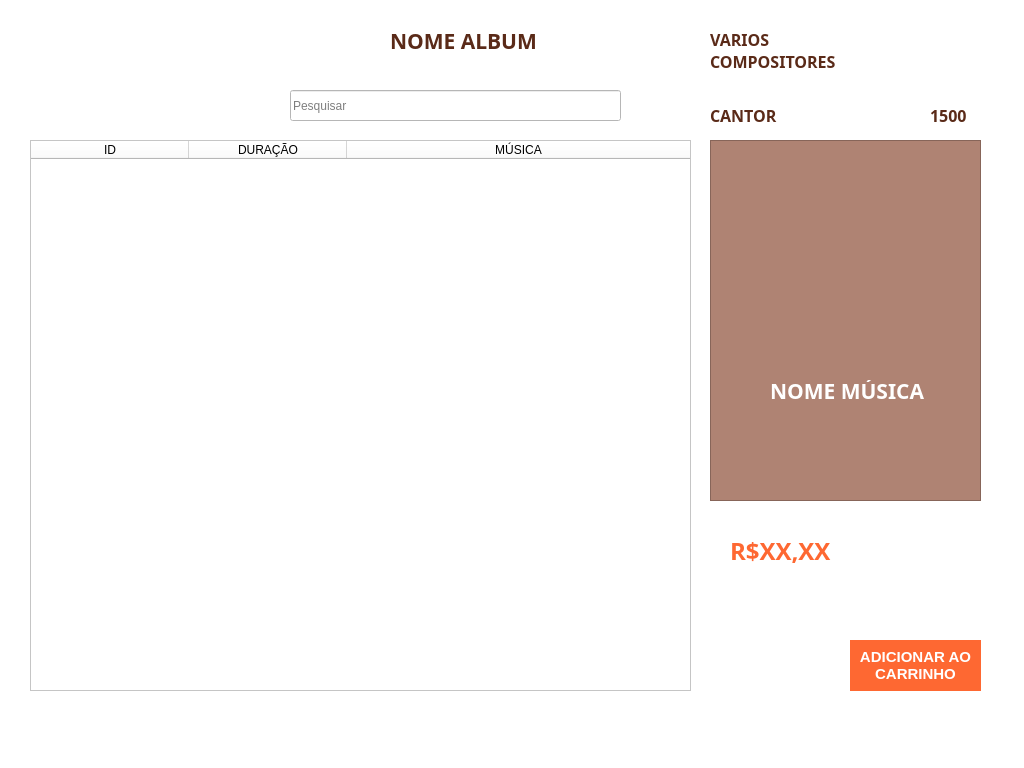
<?xml version="1.0" encoding="UTF-8"?>
<ui version="4.0">
 <class>screen_disc</class>
 <widget class="QDialog" name="screen_disc">
  <property name="geometry">
   <rect>
    <x>0</x>
    <y>0</y>
    <width>1024</width>
    <height>768</height>
   </rect>
  </property>
  <property name="windowTitle">
   <string>Dialog</string>
  </property>
  <property name="windowOpacity">
   <double>1.000000000000000</double>
  </property>
  <property name="styleSheet">
   <string notr="true">background-color: rgb(255, 255, 255);</string>
  </property>
  <widget class="QTableWidget" name="tw_musics_disc">
   <property name="geometry">
    <rect>
     <x>30</x>
     <y>140</y>
     <width>661</width>
     <height>551</height>
    </rect>
   </property>
   <property name="styleSheet">
    <string notr="true">background-color: #ffffff;
font: 700 12pt &quot;Microsoft YaHei UI&quot;;
alternate-background-color: #AF8373;
selection-background-color: #591D07;</string>
   </property>
   <property name="editTriggers">
    <set>QAbstractItemView::NoEditTriggers</set>
   </property>
   <property name="dragEnabled">
    <bool>false</bool>
   </property>
   <property name="alternatingRowColors">
    <bool>true</bool>
   </property>
   <property name="selectionMode">
    <enum>QAbstractItemView::SingleSelection</enum>
   </property>
   <property name="selectionBehavior">
    <enum>QAbstractItemView::SelectRows</enum>
   </property>
   <property name="showGrid">
    <bool>false</bool>
   </property>
   <property name="gridStyle">
    <enum>Qt::NoPen</enum>
   </property>
   <property name="sortingEnabled">
    <bool>true</bool>
   </property>
   <attribute name="horizontalHeaderCascadingSectionResizes">
    <bool>false</bool>
   </attribute>
   <attribute name="horizontalHeaderMinimumSectionSize">
    <number>40</number>
   </attribute>
   <attribute name="horizontalHeaderDefaultSectionSize">
    <number>158</number>
   </attribute>
   <attribute name="horizontalHeaderShowSortIndicator" stdset="0">
    <bool>true</bool>
   </attribute>
   <attribute name="horizontalHeaderStretchLastSection">
    <bool>true</bool>
   </attribute>
   <attribute name="verticalHeaderVisible">
    <bool>false</bool>
   </attribute>
   <attribute name="verticalHeaderCascadingSectionResizes">
    <bool>false</bool>
   </attribute>
   <attribute name="verticalHeaderHighlightSections">
    <bool>true</bool>
   </attribute>
   <column>
    <property name="text">
     <string>ID</string>
    </property>
   </column>
   <column>
    <property name="text">
     <string>DURAÇÃO</string>
    </property>
   </column>
   <column>
    <property name="text">
     <string>MÚSICA</string>
    </property>
   </column>
  </widget>
  <widget class="QPushButton" name="pushButton">
   <property name="geometry">
    <rect>
     <x>640</x>
     <y>90</y>
     <width>41</width>
     <height>31</height>
    </rect>
   </property>
   <property name="cursor">
    <cursorShape>PointingHandCursor</cursorShape>
   </property>
   <property name="styleSheet">
    <string notr="true">font: 700 12pt &quot;Microsoft YaHei UI&quot;;
border-style: outset;
color:rgb(255, 255, 255)</string>
   </property>
   <property name="text">
    <string/>
   </property>
   <property name="icon">
    <iconset resource="res.qrc">
     <normaloff>:/new/icons/icons/search.png</normaloff>:/new/icons/icons/search.png</iconset>
   </property>
   <property name="iconSize">
    <size>
     <width>32</width>
     <height>32</height>
    </size>
   </property>
  </widget>
  <widget class="QLineEdit" name="lineEdit">
   <property name="geometry">
    <rect>
     <x>290</x>
     <y>90</y>
     <width>331</width>
     <height>31</height>
    </rect>
   </property>
   <property name="styleSheet">
    <string notr="true">font: 12pt &quot;Microsoft YaHei UI&quot;;
font: 700 12pt &quot;Microsoft YaHei UI&quot;;</string>
   </property>
   <property name="text">
    <string notr="true" comment="Digite aqui..." extracomment="Digite aqui..."/>
   </property>
   <property name="placeholderText">
    <string>Pesquisar</string>
   </property>
  </widget>
  <widget class="QFrame" name="frame">
   <property name="geometry">
    <rect>
     <x>710</x>
     <y>140</y>
     <width>271</width>
     <height>361</height>
    </rect>
   </property>
   <property name="styleSheet">
    <string notr="true">background:rgb(175, 131, 115)</string>
   </property>
   <property name="frameShape">
    <enum>QFrame::StyledPanel</enum>
   </property>
   <property name="frameShadow">
    <enum>QFrame::Raised</enum>
   </property>
   <widget class="QLabel" name="label">
    <property name="geometry">
     <rect>
      <x>60</x>
      <y>40</y>
      <width>161</width>
      <height>161</height>
     </rect>
    </property>
    <property name="text">
     <string/>
    </property>
    <property name="pixmap">
     <pixmap resource="res.qrc">:/new/icons/icons/search.png</pixmap>
    </property>
    <property name="scaledContents">
     <bool>true</bool>
    </property>
   </widget>
   <widget class="QLabel" name="lb_nome_musica_disc">
    <property name="geometry">
     <rect>
      <x>60</x>
      <y>240</y>
      <width>161</width>
      <height>21</height>
     </rect>
    </property>
    <property name="font">
     <font>
      <family>Segoe UI Black</family>
      <pointsize>16</pointsize>
      <bold>true</bold>
     </font>
    </property>
    <property name="styleSheet">
     <string notr="true">color:rgb(255, 255, 255)</string>
    </property>
    <property name="text">
     <string>NOME MÚSICA</string>
    </property>
   </widget>
  </widget>
  <widget class="QPushButton" name="pushButton_2">
   <property name="geometry">
    <rect>
     <x>850</x>
     <y>640</y>
     <width>131</width>
     <height>51</height>
    </rect>
   </property>
   <property name="font">
    <font>
     <family>Microsoft YaHei UI</family>
     <pointsize>11</pointsize>
     <bold>true</bold>
    </font>
   </property>
   <property name="cursor">
    <cursorShape>PointingHandCursor</cursorShape>
   </property>
   <property name="styleSheet">
    <string notr="true">background-color: rgb(254, 104, 50);
border-style: outset;
color:rgb(255, 255, 255)
</string>
   </property>
   <property name="text">
    <string>ADICIONAR AO
CARRINHO</string>
   </property>
  </widget>
  <widget class="QPushButton" name="pb_perfil_disc">
   <property name="geometry">
    <rect>
     <x>20</x>
     <y>20</y>
     <width>51</width>
     <height>51</height>
    </rect>
   </property>
   <property name="cursor">
    <cursorShape>PointingHandCursor</cursorShape>
   </property>
   <property name="styleSheet">
    <string notr="true">background-color: rgb(255, 255, 255);
border-style: outset;
color:rgb(255, 255, 255)
</string>
   </property>
   <property name="text">
    <string/>
   </property>
   <property name="icon">
    <iconset resource="res.qrc">
     <normaloff>:/new/icons/icons/user.png</normaloff>:/new/icons/icons/user.png</iconset>
   </property>
   <property name="iconSize">
    <size>
     <width>51</width>
     <height>51</height>
    </size>
   </property>
  </widget>
  <widget class="QPushButton" name="pb_home_home">
   <property name="geometry">
    <rect>
     <x>100</x>
     <y>20</y>
     <width>51</width>
     <height>51</height>
    </rect>
   </property>
   <property name="cursor">
    <cursorShape>PointingHandCursor</cursorShape>
   </property>
   <property name="styleSheet">
    <string notr="true">background-color: rgb(255, 255, 255);
border-style: outset;
color:rgb(255, 255, 255)
</string>
   </property>
   <property name="text">
    <string/>
   </property>
   <property name="icon">
    <iconset resource="res.qrc">
     <normaloff>:/new/icons/icons/home.png</normaloff>:/new/icons/icons/home.png</iconset>
   </property>
   <property name="iconSize">
    <size>
     <width>51</width>
     <height>51</height>
    </size>
   </property>
  </widget>
  <widget class="QPushButton" name="pb_cart_home">
   <property name="geometry">
    <rect>
     <x>180</x>
     <y>20</y>
     <width>51</width>
     <height>51</height>
    </rect>
   </property>
   <property name="cursor">
    <cursorShape>PointingHandCursor</cursorShape>
   </property>
   <property name="styleSheet">
    <string notr="true">background-color: rgb(255, 255, 255);
border-style: outset;
color:rgb(255, 255, 255)
</string>
   </property>
   <property name="text">
    <string/>
   </property>
   <property name="icon">
    <iconset resource="res.qrc">
     <normaloff>:/new/icons/icons/cart.png</normaloff>:/new/icons/icons/cart.png</iconset>
   </property>
   <property name="iconSize">
    <size>
     <width>51</width>
     <height>51</height>
    </size>
   </property>
  </widget>
  <widget class="QLabel" name="lb_nome_album_disc">
   <property name="geometry">
    <rect>
     <x>390</x>
     <y>20</y>
     <width>161</width>
     <height>41</height>
    </rect>
   </property>
   <property name="font">
    <font>
     <family>Segoe UI Black</family>
     <pointsize>16</pointsize>
     <bold>true</bold>
    </font>
   </property>
   <property name="styleSheet">
    <string notr="true">color:rgb(90, 42, 24)</string>
   </property>
   <property name="text">
    <string>NOME ALBUM</string>
   </property>
  </widget>
  <widget class="QLabel" name="lb_cantor_disc">
   <property name="geometry">
    <rect>
     <x>710</x>
     <y>100</y>
     <width>161</width>
     <height>31</height>
    </rect>
   </property>
   <property name="font">
    <font>
     <family>Segoe UI Black</family>
     <pointsize>12</pointsize>
     <bold>true</bold>
    </font>
   </property>
   <property name="styleSheet">
    <string notr="true">color:rgb(90, 42, 24)</string>
   </property>
   <property name="text">
    <string>CANTOR</string>
   </property>
  </widget>
  <widget class="QLabel" name="lb_data_disc">
   <property name="geometry">
    <rect>
     <x>930</x>
     <y>100</y>
     <width>51</width>
     <height>31</height>
    </rect>
   </property>
   <property name="font">
    <font>
     <family>Segoe UI Black</family>
     <pointsize>12</pointsize>
     <bold>true</bold>
    </font>
   </property>
   <property name="styleSheet">
    <string notr="true">color:rgb(90, 42, 24)</string>
   </property>
   <property name="text">
    <string>1500</string>
   </property>
  </widget>
  <widget class="QLabel" name="lb_compositores_disc">
   <property name="geometry">
    <rect>
     <x>710</x>
     <y>0</y>
     <width>131</width>
     <height>101</height>
    </rect>
   </property>
   <property name="font">
    <font>
     <family>Segoe UI Black</family>
     <pointsize>12</pointsize>
     <bold>true</bold>
    </font>
   </property>
   <property name="styleSheet">
    <string notr="true">color:rgb(90, 42, 24)</string>
   </property>
   <property name="text">
    <string>VARIOS 
COMPOSITORES</string>
   </property>
  </widget>
  <widget class="QLabel" name="lb_preco_disc">
   <property name="geometry">
    <rect>
     <x>730</x>
     <y>530</y>
     <width>141</width>
     <height>41</height>
    </rect>
   </property>
   <property name="font">
    <font>
     <family>Segoe UI Black</family>
     <pointsize>18</pointsize>
     <bold>true</bold>
    </font>
   </property>
   <property name="styleSheet">
    <string notr="true">color:rgb(254, 104, 50);</string>
   </property>
   <property name="text">
    <string>R$XX,XX</string>
   </property>
  </widget>
 </widget>
 <resources>
  <include location="res.qrc"/>
 </resources>
 <connections/>
</ui>
